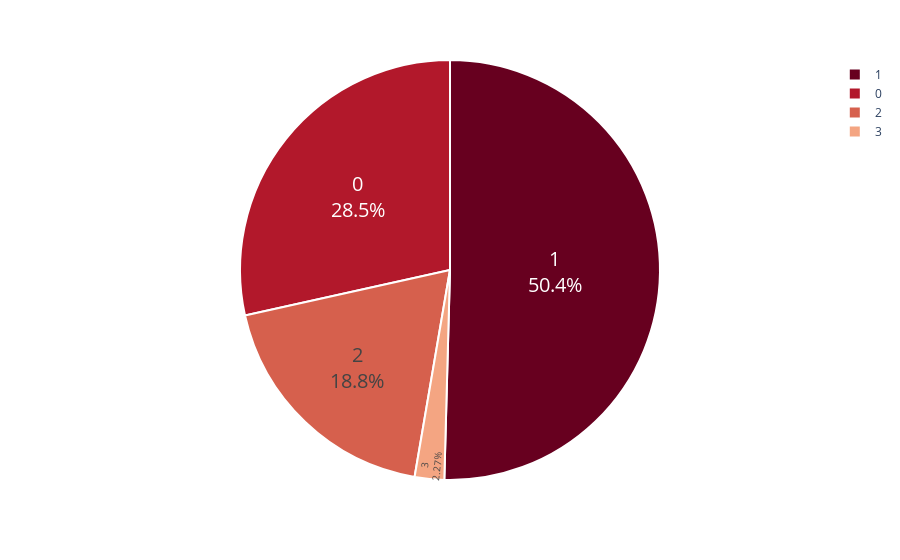

This figure's notebook cell:
### Code cell
children_counts = df['children'].value_counts()

fig = px.pie(children_counts, 
             values = children_counts.values, 
             names = children_counts.index,
             color_discrete_sequence=px.colors.sequential.RdBu)
fig.update_traces(textposition='inside', textinfo='percent+label', textfont_size=20,
                  marker = dict(line = dict(color = 'white', width = 2)))
fig.show()

### Figure 1 — Plotly figure (JSON) as saved in the notebook; plotly's stock layout.template omitted (floating-point values rounded to 4 significant figures)
{"data": [{"domain": {"x": [0, 1], "y": [0, 1]}, "hovertemplate": "children=%{label}<br>value=%{value}<extra></extra>", "labels": [1, 0, 2, 3], "legendgroup": "", "marker": {"line": {"color": "white", "width": 2}}, "name": "", "showlegend": true, "textfont": {"size": 20}, "textinfo": "percent+label", "textposition": "inside", "type": "pie", "values": [1112, 628, 415, 50]}], "layout": {"legend": {"tracegroupgap": 0}, "margin": {"t": 60}, "piecolorway": ["rgb(103,0,31)", "rgb(178,24,43)", "rgb(214,96,77)", "rgb(244,165,130)", "rgb(253,219,199)", "rgb(247,247,247)", "rgb(209,229,240)", "rgb(146,197,222)", "rgb(67,147,195)", "rgb(33,102,172)", "rgb(5,48,97)"]}}
